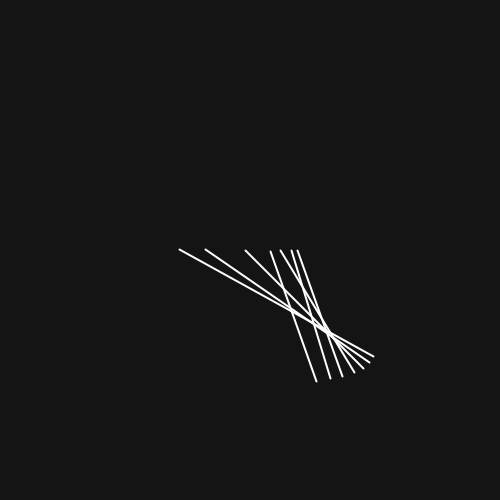
Frame 1 (no input)
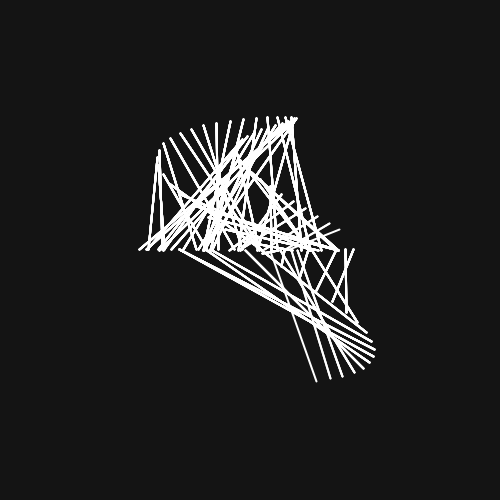
Frame 60 (the mouse pressed at the canvas centre just before this capture)
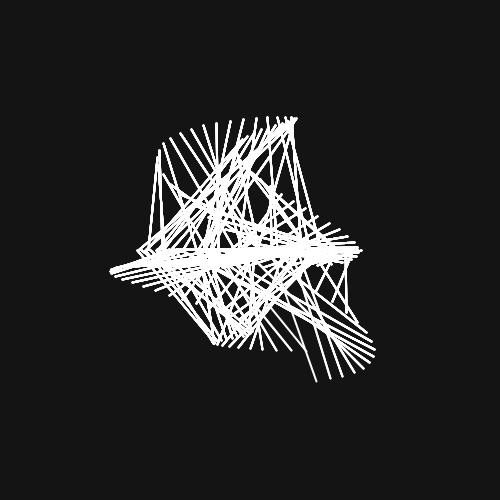
Frame 120 (the mouse held since frame 60 and released just before this capture)

The Processing sketch that drew these frames (run headless with seeded random() and noise(); from frame 60 on, the mouse is pressed at the canvas centre):

// Processing sketch: tarea1
// ── tarea1.pde
float t;
void setup(){
background(20);
size(500,500);
}
void draw (){
  stroke(255);
  strokeWeight(2);
  translate (width/2, height/2);
  for (float i=0; i< 7; i++){
  line(x1(t+i),y1(t+i),x2(t+i),y2(t+i));
}
  //point (x1(t),y1(t));
  //point (x2(t),y2(t));
  t++;
}
float x1(float t){
  return sin(t/10)*23 + sin(t/5)*22* cos(t/2)*5 + cos(t/12)*20;
}
float y1(float t){
  return cos(t/3)*1;
}

float x2(float t){
  return sin(t/20)*25 + sin(t/5)*66+cos(t/10)*66;
}

float y2(float t){
  return cos(t/20)*78 + cos(t/12)*20- sin(t/20)*75 + sin(t/5)*10+cos(t/10)*33;
}
